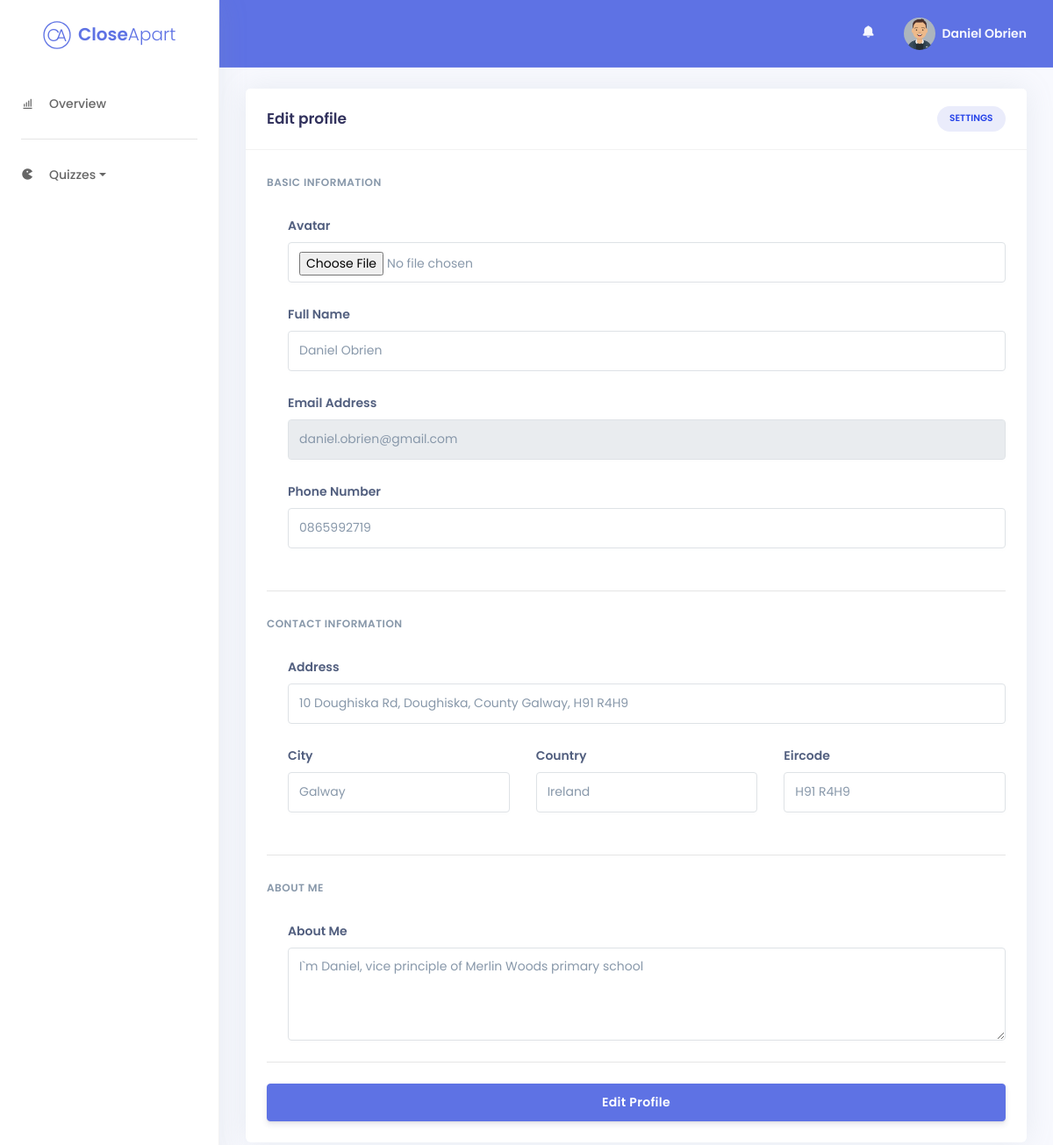
The page /staff/settings.php?id=1 on the database as committed earlier.
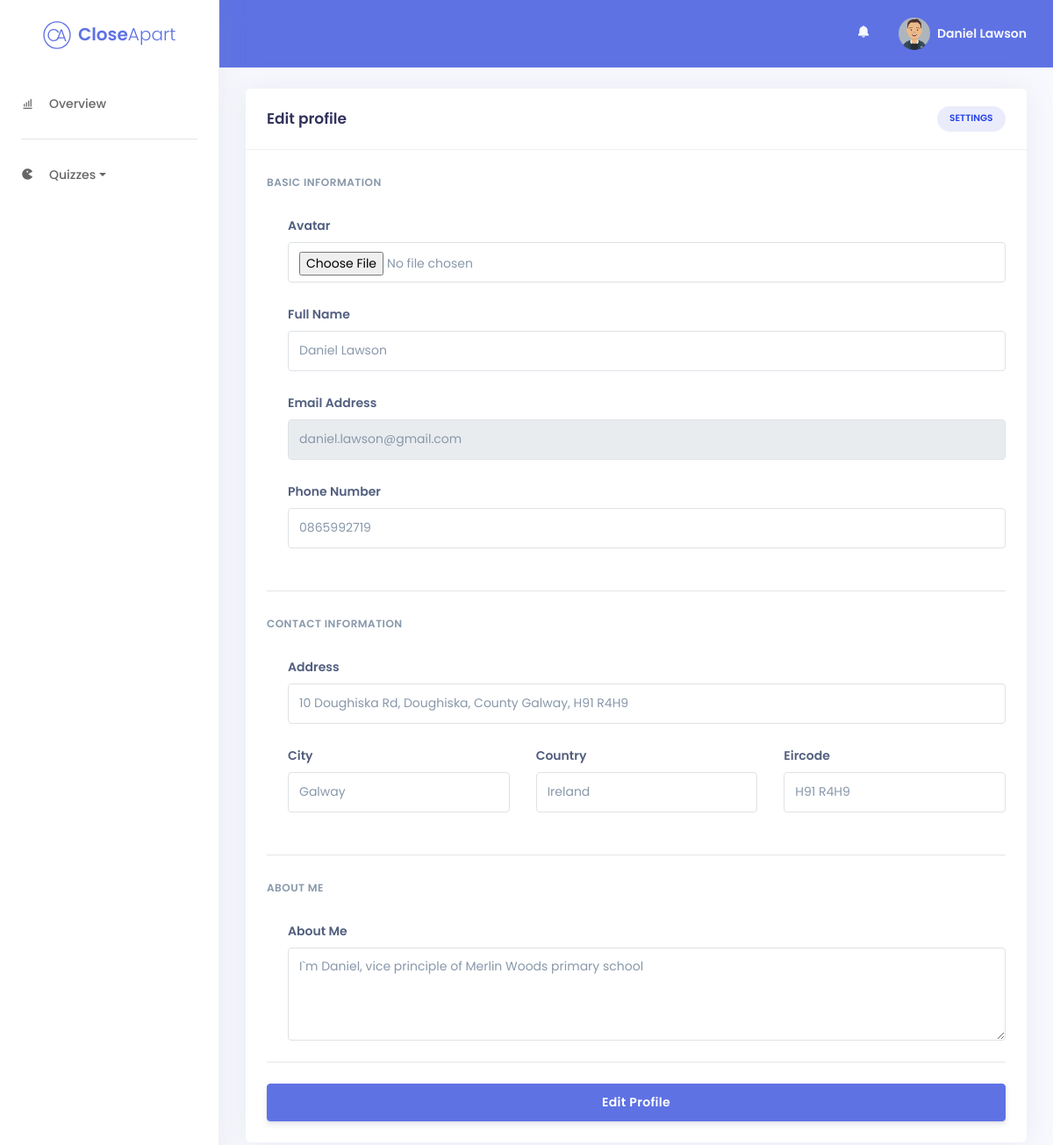
The same page on the database as committed later.
### tables this page shows
CREATE TABLE IF NOT EXISTS Staff (
staff_id SMALLINT(3) NOT NULL AUTO_INCREMENT,
staff_fullname VARCHAR(255) NULL DEFAULT NULL,
staff_email VARCHAR(255) NULL DEFAULT NULL,
staff_password VARCHAR(255) NULL DEFAULT NULL,
staff_phone INT(10) ZEROFILL NULL,
staff_address VARCHAR(255) NULL,
staff_city VARCHAR(255) NULL,
staff_country VARCHAR(255) NULL,
staff_eircode VARCHAR(255) NULL,
staff_bio TEXT NULL,
staff_avatar VARCHAR(255) DEFAULT 'avataaars.png',
PRIMARY KEY (staff_id));

### staff/settings.php (the view, shortened to what this page needs)
<?php
require('../config/db.php');
$id = mysqli_real_escape_string($conn, $_GET['id']);
$query = "SELECT * FROM staff WHERE staff_id = {$id}";
$result = mysqli_query($conn, $query);
$lists = mysqli_fetch_assoc($result);
?>
<!DOCTYPE html>
<html lang="en">
<head>
	<link href='https://unpkg.com/boxicons@2.0.7/css/boxicons.min.css' rel='stylesheet'>
	<link rel="stylesheet" href="../assets/css/argon.min.css">
</head>
<body>
	<nav class="sidenav navbar navbar-vertical fixed-left navbar-expand-xs navbar-light bg-white" id="sidenav-main">
		<div class="scrollbar-inner">
			<div class="sidenav-header align-items-center">
				<a class="navbar-brand d-flex justify-content-center" href="../index.php">
					<img src="../assets/images/brand/closeapart-logo-primary.svg" class="mr-2 brand-logo" alt="closeapart logo">
					<span class="font-weight-bold text-primary">Close</span><span
						class="font-weight-light text-primary">Apart</span>
				</a>
			</div>
			<div class="navbar-inner">
				<div class="collapse navbar-collapse" id="sidenav-collapse-main">
					<ul class="navbar-nav">
						<li class="nav-item">
							<a class="nav-link" href="./dashboard.php">
								<i class='bx bx-bar-chart-alt'></i>
								<span class="nav-link-text">Overview</span>
							</a>
						</li>
					</ul>
					<hr class="my-3">
					<ul class="navbar-nav">
						<li class="nav-item">
							<a class="nav-link dropdown-toggle" href="#" role="button" data-toggle="dropdown" aria-haspopup="true"
								aria-expanded="false">
								<i class='bx bxs-game'></i>
								<span class="nav-link-text">Quizzes</span>
							</a>
						</li>
					</ul>
				</div>
			</div>
		</div>
	</nav>
	<div class="main-content">
		<nav class="navbar navbar-top navbar-expand navbar-dark bg-primary border-bottom">
			<div class="container-fluid">
				<div class="collapse navbar-collapse" id="navbarSupportedContent">
					<ul class="navbar-nav align-items-center ml-auto">
						<li class="nav-item dropdown">
							<a class="nav-link" href="#" role="button" data-toggle="dropdown" aria-haspopup="true"
								aria-expanded="false">
								<i class='bx bxs-bell'></i>
							</a>
						</li>
					</ul>
					<ul class="navbar-nav align-items-center">
						<li class="nav-item dropdown">
							<a class="nav-link pr-0" href="#" role="button" data-toggle="dropdown" aria-haspopup="true"
								aria-expanded="false">
								<div class="media align-items-center">
									<span class="avatar avatar-sm rounded-circle">
										<img src='../assets/images/avatars/<?php echo $lists['staff_avatar'] ?>' />
									</span>
									<div class="media-body ml-2 d-none d-lg-block">
										<span class="mb-0 text-sm font-weight-bold"><?php echo $lists['staff_fullname'] ?></span>
									</div>
								</div>
							</a>
						</li>
					</ul>
				</div>
			</div>
		</nav>
		<div class="container-fluid mt-4">
			<div class="row">
				<div class="col-xl-12">
					<div class="card">
						<div class="card-header">
							<div class="row align-items-center">
								<div class="col-8">
									<h3 class="mb-0">Edit profile </h3>
								</div>
								<div class="col-4 text-right">
									<a href="#" class="badge badge-pill badge-lg badge-primary">Settings</a>
								</div>
							</div>
						</div>
						<div class="card-body">
							<form method="POST" action="<?php $_SERVER['PHP_SELF']; ?>" id="staffsettings"
								enctype="multipart/form-data" class="needs-validation" novalidate>
								<h6 class="heading-small text-muted mb-4">Basic information</h6>
								<div class="pl-lg-4">
									<div class="row">
										<div class="col-lg-12">
											<div class="form-group">
												<label class="form-control-label" for="staff-avatar">Avatar</label>
												<input type="file" id="input-picture" class="form-control" name="staff-avatar"
													placeholder="Insert Image">
											</div>
											<div class="form-group">
												<label class="form-control-label" for="staff-fullname">Full Name</label>
												<input type="text" id="staff-fullname" name="staff-fullname" class="form-control"
													placeholder="First Name, e.g. John Doe" value="<?php echo $lists['staff_fullname']; ?>">
											</div>
											<div class="form-group">
												<label class="form-control-label" for="staff-email">Email Address</label>
												<input type="email" id="staff-email" name="staff-email" class="form-control"
													placeholder="Email Address e.g. jdoe@gmail.com" value="<?php echo $lists['staff_email']; ?>"
													disabled>
											</div>
											<div class="form-group">
												<label class="form-control-label" for="staff-phone">Phone Number</label>
												<input type="text" class="form-control" id="staff-phone" name="staff-phone"
													placeholder="Phone Number, e.g. 0891234567" value="<?php echo $lists['staff_phone']; ?>">
											</div>
										</div>
									</div>
								</div>
								<hr class="my-4" />
								<h6 class="heading-small text-muted mb-4">Contact information</h6>
								<div class="pl-lg-4">
									<div class="row">
										<div class="col-md-12">
											<div class="form-group">
												<label class="form-control-label" for="staff-address">Address</label>
												<input id="staff-address" name="staff-address" class="form-control"
													placeholder="Home Address" value="<?php echo $lists['staff_address']; ?>" type="text">
											</div>
										</div>
									</div>
									<div class="row">
										<div class="col-lg-4">
											<div class="form-group">
												<label class="form-control-label" for="staff-city">City</label>
												<input type="text" id="staff-city" name="staff-city" class="form-control" placeholder="City"
													value="<?php echo $lists['staff_city']; ?>">
											</div>
										</div>
										<div class="col-lg-4">
											<div class="form-group">
												<label class="form-control-label" for="staff-country">Country</label>
												<input type="text" id="staff-country" name="staff-country" class="form-control"
													placeholder="Country" value="<?php echo $lists['staff_country']; ?>">
											</div>
										</div>
										<div class="col-lg-4">
											<div class="form-group">
												<label class="form-control-label" for="staff-eircode">Eircode</label>
												<input type="text" id="staff-eircode" name="staff-eircode" class="form-control"
													placeholder="Eircode" value="<?php echo $lists['staff_eircode']; ?>">
											</div>
										</div>
									</div>
								</div>
								<hr class="my-4" />
								<h6 class="heading-small text-muted mb-4">About me</h6>
								<div class="pl-lg-4">
									<div class="form-group">
										<label class="form-control-label" for="staff-about">About Me</label>
										<textarea rows="4" class="form-control" id="staff-about" name="staff-about"
											placeholder="Tell us about youself..."><?php echo $lists['staff_bio']; ?></textarea>
									</div>
								</div>
								<hr class="my-4" />
								<div class="d-flex">
									<button type="submit" name="profile" class="btn btn-primary flex-grow-1">Edit Profile</button>
								</div>
							</form>
						</div>
					</div>
				</div>
			</div>
		</div>
	</div>
</body>
</html>

Rows that differ between the two databases and show on the page:
changed staff "10 Doughiska Rd, Doughiska, County Galway, H91 R4H9": staff_fullname "Daniel Obrien" → "Daniel Lawson"; staff-fullname "Daniel Obrien" → "Daniel Lawson"; staff-email "daniel.obrien@gmail.com" → "daniel.lawson@gmail.com"
